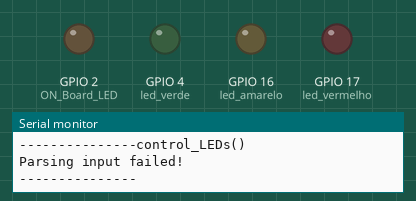
This sketch was run on a simulated ESP32. Shown: output pins drawn as LEDs (lit = HIGH), the last lines printed to the serial monitor. WiFi joins after 1.5 s; servers stay silent unless stated; uploads are accepted with an empty reply; random numbers use the default seed unless the sketch sets one.

Above: at 6.2 s.
At 12.04 s:
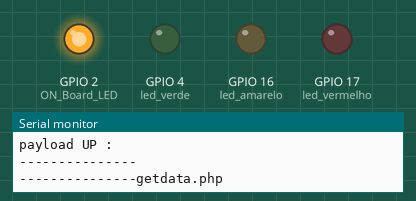
Timing chart, 0 to 12.9 s (numbered marks = the images above):
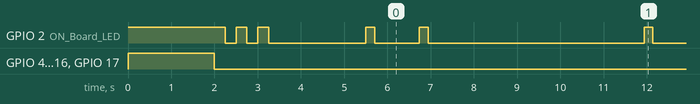

The sketch:

codigoEsp.ino
```cpp
// Incluindo bibliotecas necessárias
#include <WiFi.h>
#include <HTTPClient.h>
#include <Arduino_JSON.h>
#include "DHT.h"

// Definindo o pino do sensor DHT e seu tipo
#define DHTPIN 18
#define DHTTYPE DHT11
DHT dht11_sensor(DHTPIN, DHTTYPE);

// Definindo os pinos dos LEDs
#define ON_Board_LED 2
#define led_vermelho 17
#define led_amarelo 16
#define led_verde 4

// Informações da rede WiFi
const char* ssid = "Mi 9T Pro";//"Galaxy A125CE6";//"Mi 9T Pro";
const char* password = "e18ff26ed35ba";//"pclb8148";//"e18ff26ed35ba";

// Strings para armazenar dados a serem enviados ao servidor
String postData = "";
String payload = "";
String send_Status_Read_DHT11 = "";

// Variáveis para armazenar dados do sensor e do checklist
float send_temperatura;
float send_velocidade;
float send_oleo_caixaDeVelocidade;
float send_viscosidade_caixaDeVelocidade;
float send_oleo_caixaDeNorton;
float send_viscosidade_caixaDeNorton;
float send_oleo_aventalDoTorno;
float send_viscosidade_aventalDoTorno;
float send_vibracao;


float send_tempo_On;
float send_tempo_Off;
/*
int checklist_item_1_state;
int checklist_item_2_state;*/

// Sub-rotina para controlar os LEDs com base nos dados recebidos do servidor
void control_LEDs() {
  Serial.println();
  Serial.println("---------------control_LEDs()");
  JSONVar myObject = JSON.parse(payload);

  if (JSON.typeof(myObject) == "undefined") {
    Serial.println("Parsing input failed!");
    Serial.println("---------------");
    return;
  }

  // Verificando se o objeto JSON contém dados para cada LED
  if (myObject.hasOwnProperty("led_vermelho")) {
    Serial.print("myObject[\"led_vermelho\"] = ");
    Serial.println(myObject["led_vermelho"]);
  }

  if (myObject.hasOwnProperty("led_amarelo")) {
    Serial.print("myObject[\"led_amarelo\"] = ");
    Serial.println(myObject["led_amarelo"]);
  }

  if (myObject.hasOwnProperty("led_verde")) {
    Serial.print("myObject[\"led_verde\"] = ");
    Serial.println(myObject["led_verde"]);
  }

  // Controlando os LEDs com base nos dados recebidos do servidor
  if (strcmp(myObject["led_vermelho"], "ON") == 0) {
    digitalWrite(led_vermelho, HIGH);
    Serial.println("LED VERMELHO ON");
  } else if (strcmp(myObject["led_vermelho"], "OFF") == 0) {
    digitalWrite(led_vermelho, LOW);
    Serial.println("LED VERMELHO OFF");
  }

  if (strcmp(myObject["led_amarelo"], "ON") == 0) {
    digitalWrite(led_amarelo, HIGH);
    Serial.println("LED AMARELO ON");
  } else if (strcmp(myObject["led_amarelo"], "OFF") == 0) {
    digitalWrite(led_amarelo, LOW);
    Serial.println("LED AMARELO OFF");
  }

  if (strcmp(myObject["led_verde"], "ON") == 0) {
    digitalWrite(led_verde, HIGH);
    Serial.println("LED VERDE ON");
  } else if (strcmp(myObject["led_verde"], "OFF") == 0) {
    digitalWrite(led_verde, LOW);
    Serial.println("LED VERDE OFF");
  }

  // Lógica do checklist
  bool checklist_ok = true;

  // Verificando os dados do checklist e ajustando a variável checklist_ok conforme necessário
  // Trocar os valores por valores corretos após teste
  /*if (checklist_item_1_state != valor_correto_item_1 || checklist_item_2_state != valor_correto_item_2) {
    checklist_ok = false;
  }*/

  // Controlando os LEDs com base nos resultados do checklist
  /*if (checklist_ok) {
    digitalWrite(led_verde, LOW);  // LED verde
    digitalWrite(led_vermelho, HIGH); // Desligar LED vermelho
  } else {
    digitalWrite(led_verde, HIGH); // Desligar LED verde
    digitalWrite(led_vermelho, LOW);  // LED vermelho
  }*/

  Serial.println("---------------");
}

// Sub-rotina para obter dados do sensor DHT
/*void get_DHT11_sensor_data() {
  Serial.println();
  Serial.println("-------------get_DHT11_sensor_data()");*/

  // _________________________________________________________ Sub-rotina para ler e obter dados do sensor DHT11.
  void get_DHT11_sensor_data() {
    Serial.println();
    Serial.println("-------------get_DHT11_sensor_data()");

    // A leitura da temperatura ou umidade leva cerca de 250 milissegundos!
    // As leituras do sensor também podem ter até 2 segundos "antigos" (é um sensor muito lento)

    // Ler temperatura em Celsius (o padrão)
    // send_Temp = 24;//dht11_sensor.readTemperature();
    send_temperatura = rand() % 101;
    send_velocidade = rand() % 101;
    send_oleo_caixaDeVelocidade = rand() % 101;
    send_viscosidade_caixaDeVelocidade = rand() % 101;
    send_oleo_caixaDeNorton = rand() % 101;
    send_viscosidade_caixaDeNorton = rand() % 101;
    send_oleo_aventalDoTorno = rand() % 101;
    send_viscosidade_aventalDoTorno = rand() % 101;
    send_vibracao = rand() % 101;

    //to do: ver como vai medir o tempo
    send_tempo_On = 10;
    send_tempo_Off = 11;
    send_tempo_On = send_tempo_Off - send_tempo_On;

    // Ler temperatura em Fahrenheit (isFahrenheit = true)
    // float ft = dht11_sensor.readTemperature(true);

    // Verificar se alguma leitura falhou.
    if (isnan(send_temperatura) || isnan(send_velocidade) || isnan(send_oleo_caixaDeVelocidade) || isnan(send_viscosidade_caixaDeVelocidade) || isnan(send_oleo_caixaDeNorton) || isnan(send_viscosidade_caixaDeNorton) || isnan(send_oleo_aventalDoTorno) || isnan(send_viscosidade_aventalDoTorno) || isnan(send_vibracao) || isnan(send_tempo_On) || isnan(send_tempo_Off)) {
      Serial.println("Failed to read from DHT sensor!");
        send_temperatura = 0.0;
        send_velocidade = 0.0;
        send_oleo_caixaDeVelocidade = 0.0;
        send_viscosidade_caixaDeVelocidade = 0.0;
        send_oleo_caixaDeNorton = 0.0;
        send_viscosidade_caixaDeNorton = 0.0;
        send_oleo_aventalDoTorno = 0.0;
        send_viscosidade_aventalDoTorno = 0.0;
        send_vibracao = 0.0;
        //to do: ver como vai medir o tempo
        send_tempo_On = 0.0;
        send_tempo_Off = 0.0;
        send_tempo_On = send_tempo_Off - send_tempo_On;

        send_Status_Read_DHT11 = "FAILED";
    } else {
      send_Status_Read_DHT11 = "SUCCEED";
    }

    Serial.printf("Temperatura : %.2f °C\n", send_temperatura);
    Serial.printf("Velocidade : %.2f %\n", send_velocidade);
    Serial.printf("Oleo caixa De Velocidade: %.2f %\n", send_oleo_caixaDeVelocidade);
    Serial.printf("Viscosidade caixa De Velocidade: %.2f %\n", send_viscosidade_caixaDeVelocidade);
    Serial.printf("Oleo caixa De Norton: %.2f %\n", send_oleo_caixaDeNorton);
    Serial.printf("Viscosidade caixa De Norton: %.2f %\n", send_viscosidade_caixaDeNorton);
    Serial.printf("Oleo avental Do Torno: %.2f %\n", send_oleo_aventalDoTorno);
    Serial.printf("Viscosidade avental Do Torno: %.2f %\n", send_viscosidade_aventalDoTorno);
    Serial.printf("Vibracao: %.2f %\n", send_vibracao);
    //to do: ver como vai medir o tempo
    Serial.printf("Tempo On: %.2f %\n", send_tempo_On);
    Serial.printf("Tempo Off: %.2f %\n", send_tempo_Off);
    Serial.printf("Status Read DHT11 Sensor : %s\n", send_Status_Read_DHT11);
    Serial.println("------------------------------");
  }

  /*Serial.println("------------------------------");
}*/

void setup() {
  // Inicializando a comunicação serial e configurando os pinos dos LEDs
  Serial.begin(115200);
  pinMode(ON_Board_LED, OUTPUT);
  pinMode(led_vermelho, OUTPUT);
  pinMode(led_amarelo, OUTPUT);
  pinMode(led_verde, OUTPUT);

  // Desligando os LEDs inicialmente
  digitalWrite(ON_Board_LED, HIGH);
  digitalWrite(led_vermelho, HIGH);
  digitalWrite(led_amarelo, HIGH);
  digitalWrite(led_verde, HIGH);

  delay(2000);

  digitalWrite(ON_Board_LED, LOW);
  digitalWrite(led_vermelho, LOW);
  digitalWrite(led_amarelo, LOW);
  digitalWrite(led_verde, LOW);

  // Configurando a conexão WiFi
  WiFi.mode(WIFI_STA);
  WiFi.begin(ssid, password);

  Serial.println();
  Serial.print("-------------Conectando-------------");

  // Temporizador para evitar espera infinita
  int connecting_process_timed_out = 20;
  connecting_process_timed_out = connecting_process_timed_out * 2;
  while (WiFi.status() != WL_CONNECTED) {
    Serial.print(".");
    digitalWrite(ON_Board_LED, HIGH);
    delay(250);
    digitalWrite(ON_Board_LED, LOW);
    delay(250);

    if(connecting_process_timed_out > 0) connecting_process_timed_out--;
    if(connecting_process_timed_out == 0) {
      delay(1000);
      ESP.restart();
    }
  }

  digitalWrite(ON_Board_LED, LOW);

  Serial.println();
  Serial.print("Conectado com sucesso a : ");
  Serial.println(ssid);
  Serial.println(WiFi.localIP());
  Serial.println("-------------");

  // Inicializando o sensor DHT
  dht11_sensor.begin();
  delay(2000);
}

void loop() {
  // Verificando se está conectado à rede WiFi
  if(WiFi.status() == WL_CONNECTED) {

    HTTPClient http;
    int httpCode;


//........................................ Não é para apagar.
    postData = "esp=esp32_01";
    postData += "&id_maquina=1";
    payload = "";

    digitalWrite(ON_Board_LED, HIGH);
    Serial.println();
    Serial.println("---------------getdata.php");


    // http.begin("http://192.168.110.214/iot/getdata.php");
    http.begin("https://192.168.41.214/iot/getdata.php");
    http.addHeader("Content-Type", "application/x-www-form-urlencoded");

    httpCode = http.POST(postData);
    payload = http.getString();

    Serial.print("httpCode : ");
    Serial.println(httpCode);
    Serial.print("payload  : ");
    Serial.println(payload);

    http.end();  //--> Close connection
    Serial.println("---------------");
    digitalWrite(ON_Board_LED, LOW);

    // Calls the control_LEDs() subroutine.
    control_LEDs();

    delay(1000);

    // Calls the get_DHT11_sensor_data() subroutine.
    get_DHT11_sensor_data();

    //........................................ The process of sending the DHT11 sensor data to the database.


    // Montando os dados a serem enviados ao servidor
    postData = "id=esp32_01";
    postData  += "&id_maquina=1"; //definir maquina
    postData += "&temperatura=" + String(send_temperatura);
    postData += "&velocidade=" + String(send_velocidade);
    postData += "&oleo_caixaDeVelocidade=" + String(send_oleo_caixaDeVelocidade);
    postData += "&viscosidade_caixaDeVelocidade=" + String(send_viscosidade_caixaDeVelocidade);
    postData += "&oleo_caixaDeNorton=" + String(send_oleo_caixaDeNorton);
    postData += "&viscosidade_caixaDeNorton=" + String(send_viscosidade_caixaDeNorton);
    postData += "&oleo_aventalDoTorno=" + String(send_oleo_aventalDoTorno);
    postData += "&viscosidade_aventalDoTorno=" + String(send_viscosidade_aventalDoTorno);
    postData += "&vibracao=" + String(send_vibracao);
    postData += "&status_read_sensor_dht11=" + String(send_Status_Read_DHT11);

    /*postData += "&item_1=" + String(checklist_item_1_state);
    postData += "&item_2=" + String(checklist_item_2_state);*/

    payload = "";

    // Acendendo o LED indicador de envio
    digitalWrite(ON_Board_LED, HIGH);
    Serial.println();
    Serial.println("---------------updateDHT11data.php");
    // http.begin("http://192.168.110.214/iot/updateDHT11data.php");
    http.begin("https://192.168.41.214/iot/updateDHT11data.php");
    http.addHeader("Content-Type", "application/x-www-form-urlencoded");

    // Enviando os dados ao servidor
    httpCode = http.POST(postData);
    payload = http.getString();

    Serial.print("httpCode UP : ");
    Serial.println(httpCode);
    Serial.print("payload UP : ");
    Serial.println(payload);

    http.end();  //Close connection
    Serial.println("---------------");
    digitalWrite(ON_Board_LED, LOW);

    //5 segundos
    delay(5000);
  }
}
```

Measured:
- by itself, GPIO 2 (ON_Board_LED): HIGH → LOW at 2.3 s, → HIGH 0.25 s later, → LOW 0.25 s later, → HIGH 0.25 s later, … (85 changes in this stretch)
- by itself, everything shown: repeats every 6.4 s, in 4 steps
